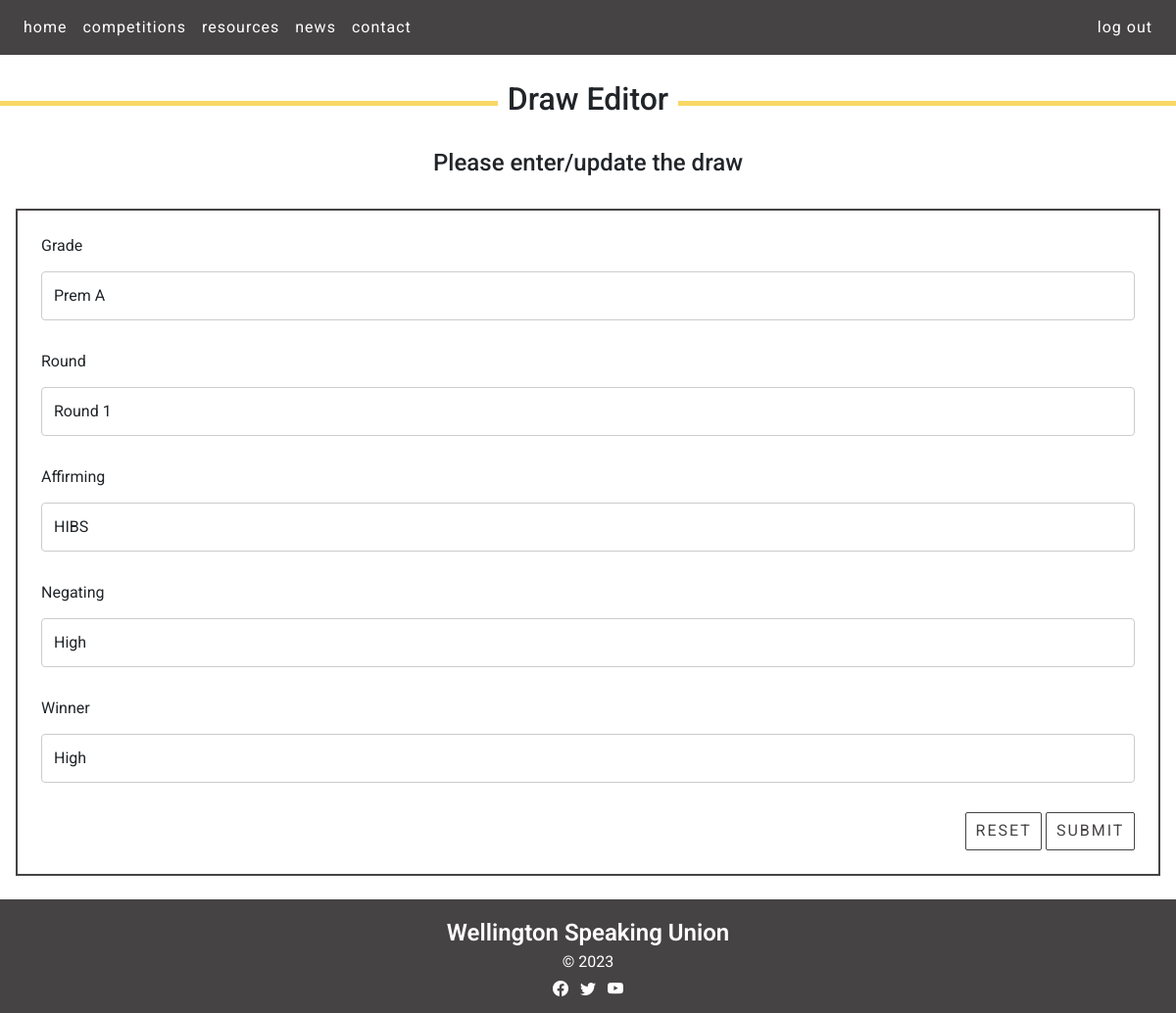
Page /draw_cud?id=1&task=update&grade=Prem+A (signed in) on the earlier database version.
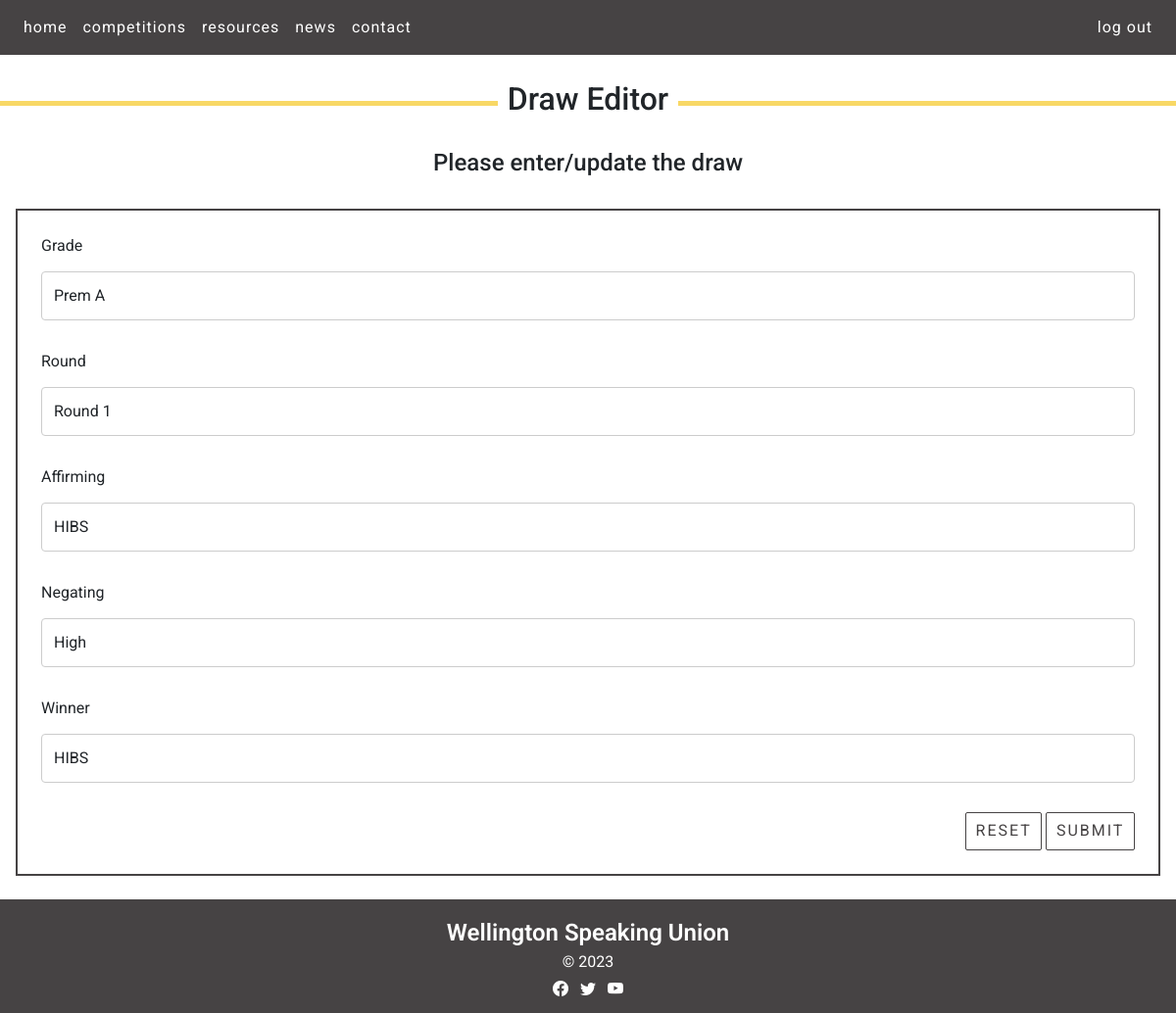
Same page on the later database version.
### tables this page shows
CREATE TABLE draw(
    draw_id integer primary key autoincrement not null,
    grade text not null,
    round integer not null,
    affirming text not null,
    negating text not null,
    winner text
);

### server.py (the view, shortened to what this page needs)
@app.route ('/draw_cud', methods=["GET", "POST"])
def draw_cud():
    data = request.args
    required_keys = ['id', 'task']
    for k in required_keys:
        if k not in data.keys():
            message = "Do not know what to do with read update on news (key not present)"
            return render_template('error.html', message=message)
    if request.method == "GET":
        if data['task'] == 'delete':
            if 'grade' not in data.keys():
                return render_template("error.html", message="No grade give when deleting")
            sql = "delete from draw where draw_id = ?"
            values_tuple = (data['id'],)
            result = run_commit_query(sql, values_tuple, db_path)
            return redirect(url_for('draw', grade=data['grade']))
        elif data['task'] == "update":
            sql = """select grade, round, affirming, negating, winner from draw where draw_id=?"""
            values_tuple = (data['id'],)
            result = run_search_query_tuples(sql, values_tuple, db_path, True)
            result=result[0]
            return render_template("draw_cud.html",
                                   **result,
                                   id=data['id'],
                                   task=data['task'])
        elif data['task'] == 'add':
            temp = {'grade': 'Prem A', 'round': 'Round 1', 'affirming': 'affirming team', 'negating': 'negating team', 'winner': 'winning team'}
            return render_template("draw_cud.html",
                                    id=0,
                                    task=data['task'],
                                    **temp)
        else:
            message = "Unrecognised task coming from news page"
            return render_template('error.html', message=message)

### db_functions.py (called while the page is built)
def run_search_query_tuples(sql_query, values_tuple, file_path, rowfactory=False):
    result = None
    try:
        db = sqlite3.connect(file_path)
        if rowfactory:
            db.row_factory = sqlite3.Row
        cursor = db.cursor()
        cursor.execute(sql_query, values_tuple)
        result = cursor.fetchall()
        cursor.close()
    except sqlite3.Error as error:
        print("Error running search query tuples: {}".format(error))
        return None
    db.close()
    if result is None:
        print("No search values were found")
    return result

### templates/draw_cud.html (shortened to what this page needs)
{% extends "layout.html" %}
{% block content %}
    <div class="container-m">
        <h2 class="form-header"> <span> Draw Editor </span> </h2>
    <br>
        <h4 class="form-subheading"> Please enter/update the draw </h4>
    </div>
  <div class="form-container p-4 my-4">
    <form action="{{url_for('draw_cud', id=id, task=task)}}" method="POST">
      <div>
        <label for="grade" class="form-label">Grade</label>
        <input type="text" class="form-control" id="grade" name="grade" placeholder="" value="{{grade}}" required>
      </div>
      <div>
        <label for="round" class="form-label">Round</label>
        <input type="text" class="form-control" id="round" name="round" placeholder="" value="{{round}}" required>
      </div>
      <div>
        <label for="affirming" class="form-label">Affirming</label>
        <input type="text" class="form-control" id="affirming" name="affirming" placeholder="" value="{{affirming}}" required>
      </div>
      <div>
        <label for="negating" class="form-label">Negating</label>
        <input type="text" class="form-control" id="negating" name="negating" placeholder="" value="{{negating}}" required>
      </div>
      <div>
        <label for="winner" class="form-label">Winner</label>
        <input type="text" class="form-control" id="winner" name="winner" placeholder="" value="{{winner}}" required>
      </div>
      <div class="text-end">
        <button type="reset" class="btn btn-primary recent-news-button">Reset</button>
        <button type="submit" class="btn btn-primary recent-news-button">Submit</button>
      </div>
    </form>
  </div>
{% endblock %}

Differences in the rows shown:
changed draw "Prem A": winner "High" → "HIBS"
